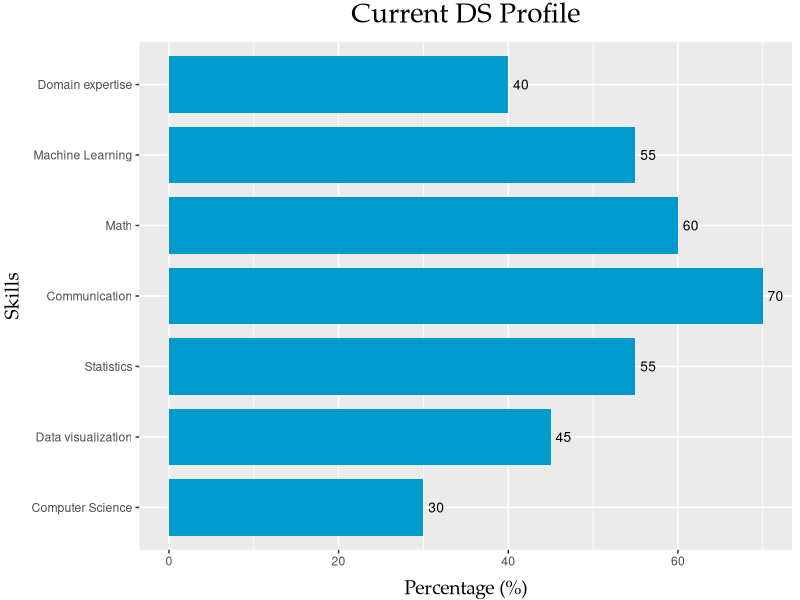
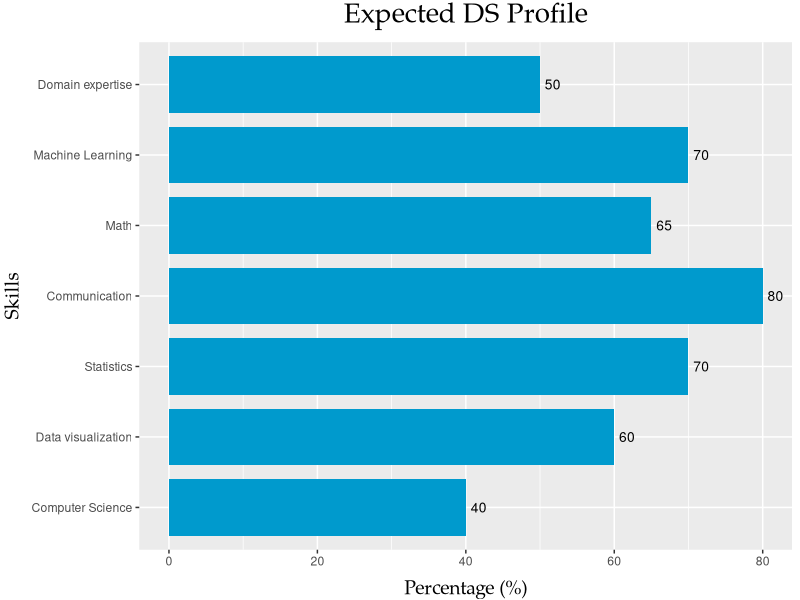

Here is the R script that generated these plots, in order:
## ---- chunk 1
knitr::opts_chunk$set(echo = TRUE)
## ---- chunk 2
library(ggplot2)
library(gridExtra)

skills = c("Computer Science", "Data visualization", "Statistics" , "Communication", 
           "Math",  "Machine Learning", "Domain expertise")
percent_current = c(30, 45, 55, 70, 60, 55, 40)
percent_future = c(40, 60, 70, 80, 65, 70, 50)
df1 = data.frame(skills,percent_current)
df2 = data.frame(skills,percent_future)

# make skills an ordered factor
df1$skills = factor(df1$skills, levels = df1$skills)
df2$skills = factor(df2$skills, levels = df2$skills)

plot1 = ggplot(data=df1, aes(x=skills, y=percent_current)) + 
       geom_bar(stat="identity", width=0.8, fill="deepskyblue3") +
       geom_text(aes(label=percent_current), hjust=-0.3, size=3.5) +
       coord_cartesian(xlim=c(0,100)) + coord_flip() +
       ggtitle("Current DS Profile") + ylab("Percentage (%)") + xlab("Skills") + 
       theme(
        plot.title = element_text(size=20, hjust=0.5, vjust = 1.5, family = "Palatino"),
        axis.title.x = element_text(size=14, vjust = -0.3, family = "Palatino"),
        axis.title.y = element_text(size=14, vjust = 1.5, family = "Palatino")
       )
plot1
#grid.arrange(plot1, plot2, nrow=2)

## ---- chunk 3
plot2 = ggplot(data=df2, aes(x=skills, y=percent_future)) + 
       geom_bar(stat="identity", width=0.8, fill="deepskyblue3") +
       geom_text(aes(label=percent_future), hjust=-0.3, size=3.5) +
       coord_cartesian(xlim=c(0,100)) + coord_flip() +
       ggtitle("Expected DS Profile") + ylab("Percentage (%)") + xlab("Skills") +
       theme(
        plot.title = element_text(size=20, hjust=0.5, vjust = 1.5, family = "Palatino"),
        axis.title.x = element_text(size=14, vjust = -0.3, family = "Palatino"),
        axis.title.y = element_text(size=14, vjust = 1.5, family = "Palatino")
       )

plot2
